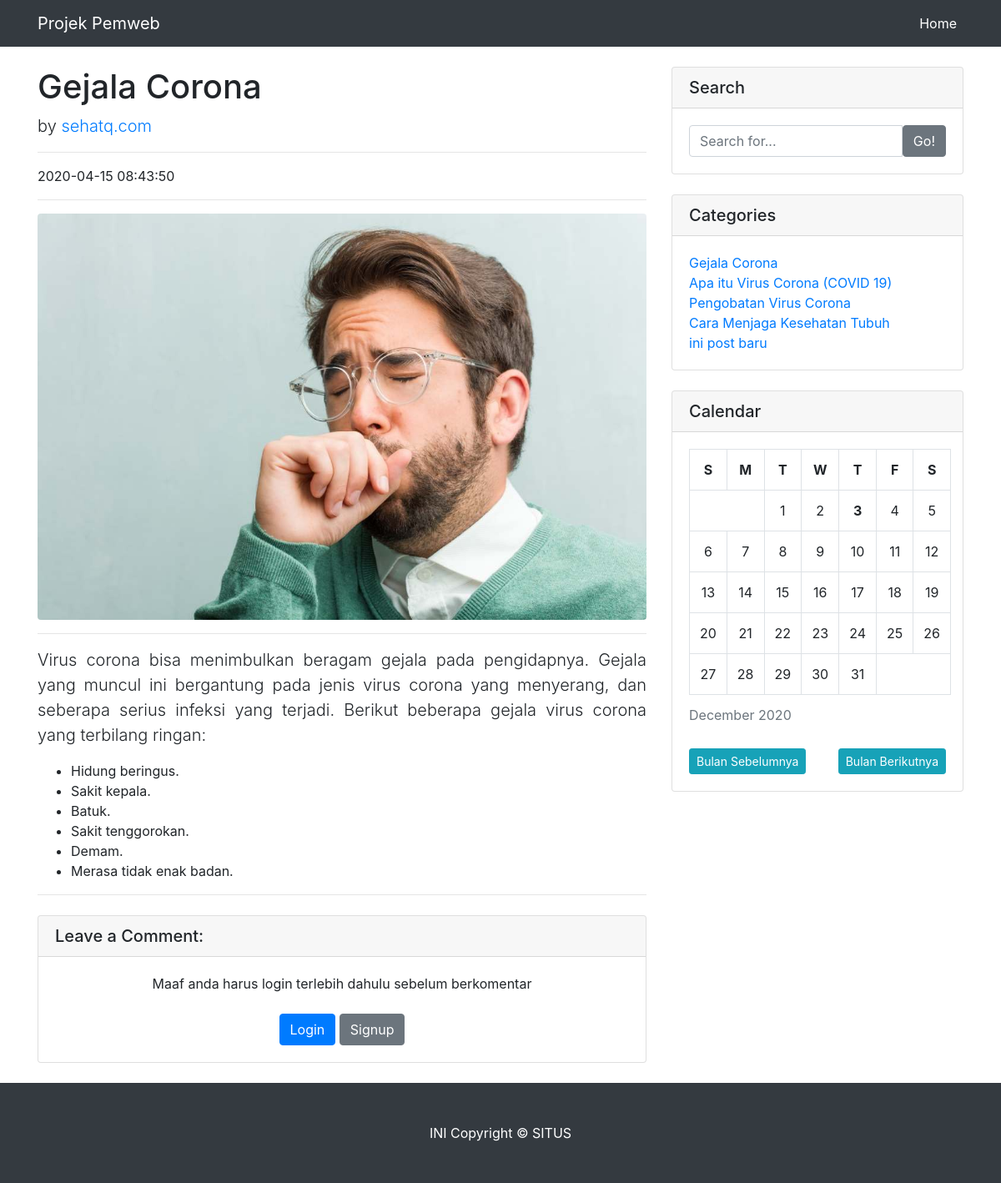
/homepage/data_ID/1, run on the app's committed database.
### tables this page shows
CREATE TABLE `artikel` (
  `id` int(9) NOT NULL,
  `artikel_penulis` varchar(100) NOT NULL,
  `artikel_judul` varchar(100) NOT NULL,
  `artikel_isi` text NOT NULL,
  `artikel_waktu` timestamp NOT NULL DEFAULT current_timestamp() ON UPDATE current_timestamp(),
  `path_gambar` varchar(255) DEFAULT NULL
);

### index.php (called while the page is built, shortened)
<?php
require_once BASEPATH.'core/CodeIgniter.php';

### application/models/m_artikel.php (called while the page is built, shortened)
<?php
class M_artikel extends CI_Model
{
	public function tampil_data()
	{
		return $this->db->get('artikel')->result_array();
	}
	public function tampil_dataID($id)
	{
		return $this->db->get_where('artikel' , ['id' => $id])->row_array();
	}
}

### application/views/template/artikel/widget.php (the view, shortened to what this page needs)
    <div class="col-md-4">
      <div class="card my-4">
        <h5 class="card-header">Search</h5>
        <div class="card-body">
          <form action="<?php echo base_url() . 'homepage/cariArtikel' ?>" method="post">
          <div class="input-group">
            <input type="text" class="form-control" placeholder="Search for..." name="cari">
            <span class="input-group-btn">
              <button class="btn btn-secondary" type="submit">Go!</button>
            </span>
          </div>
        </form>
        </div>
      </div>
      <div class="card my-4">
        <h5 class="card-header">Categories</h5>
        <div class="card-body">
          <div class="row">
            <div class="col-lg-12">
              <ul class="list-unstyled mb-0">
                <?php foreach ($allData as $data) : ?>
                  <li>
                    <a href="<?= base_url(); ?>homepage/data_ID/<?= $data['id']; ?>"><?= $data['artikel_judul']; ?></a>
                  </li>
                <?php endforeach; ?>
              </ul>
            </div>
          </div>
        </div>
      </div>
      <div class="card my-4">
        <h5 class="card-header">Calendar</h5>
        <div class="card-body">
          <div id="calendar">
          </div>
          <button class="btn btn-info btn-sm" style="float: left;" id="bs">Bulan Sebelumnya</button>
          <button class="btn btn-info btn-sm" style="float: right;" id="bb">Bulan Berikutnya</button>
        </div>
      </div>
    </div>
  </div>
</div>

### application/views/artikel.php (shortened to what this page needs)
<div class="container">
  <div class="row">
    <div class="col-lg-8">
      <h1 class="mt-4"><?= $artikel['artikel_judul'] ?></h1>
      <p class="lead">
        by
        <a href="#"><?= $artikel['artikel_penulis'] ?></a>
      </p>
      <hr>
      <p><?= $artikel['artikel_waktu'] ?></p>
      <hr>
      <img class="img-fluid rounded" src="<?php echo base_url() ?>asset/<?= $artikel['path_gambar'] ?>" alt="">
      <hr>
      <p class="lead" id="cont"><?= $artikel['artikel_isi'] ?></p>
      <hr>
      <div class="card my-4">
        <h5 class="card-header">Leave a Comment:</h5>
        <?php if ($username == '') {
          echo '
          <div class="card-body text-center" id="login_signup">
          Maaf anda harus login terlebih dahulu sebelum berkomentar </br></br>
          <button type="button" class="btn btn-primary" id="btnLogin">
          Login
          </button>
          <button type="button" class="btn btn-secondary" id="btnSignup">
          Signup
          </button>
          ';
          } ?>
          </div>
      </div>
    </div>

### asset/css/blog-post.css (style rules this page uses)
body { padding-top: 56px; }

### application/views/template/artikel/header.php (style rules this page uses)
p { text-align: justify; }
ul { text-align: justify; }

### data on the page
artikel: artikel_judul "Gejala Corona", artikel_penulis "sehatq.com", artikel_waktu "2020-04-15 08:43:50", artikel_isi "Virus corona bisa menimbulkan beragam gejala pada pengidapnya. Gejala yang muncul ini bergantung pada jenis virus corona yang menyerang, dan seberapa serius infeksi yang terjadi. Berikut beberapa gejala virus corona yang terbilang ringan: Hidung beringus. Sakit kepala. Batuk. Sakit tenggorokan. Demam. Merasa tidak enak badan."
artikel: artikel_judul "Apa itu Virus Corona (COVID 19)"
artikel: artikel_judul "Pengobatan Virus Corona"
artikel: artikel_judul "Cara Menjaga Kesehatan Tubuh"
artikel: artikel_judul "ini post baru"

### other printed values
$monthName "December"
$year "2020"
$day "S"
$day "M"
$day "T"
$day "W"
$day "F"
